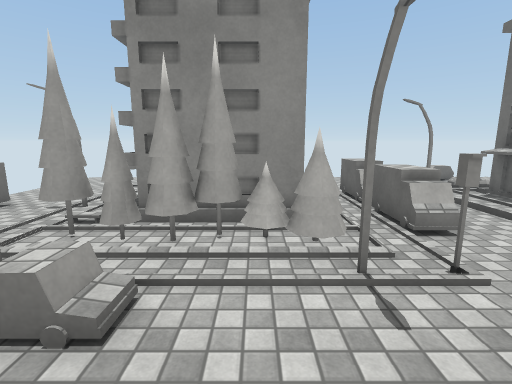
view 1 (above)

17 first-person views from a walk through a Unity game level. The camera is 1.5 m above the floor, tilts 10° down and sees 85° across. The floor is counted in squares, 1 m on a side. Each view is taken from the middle of a square. On the plan, view 1 faces up. The plan holds only what a view shows up to about 14 squares ahead; the rest is blank. The place goes on beyond the plan. Surface patterns are stand-ins for the level's own textures.

view 2
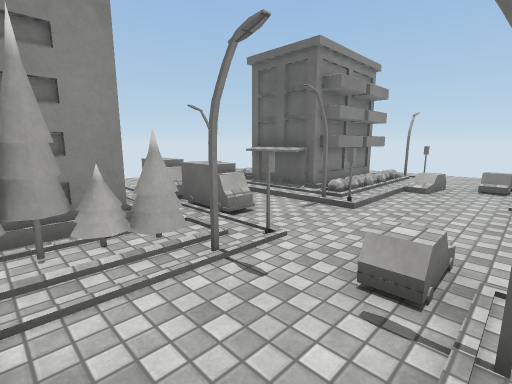

view 3
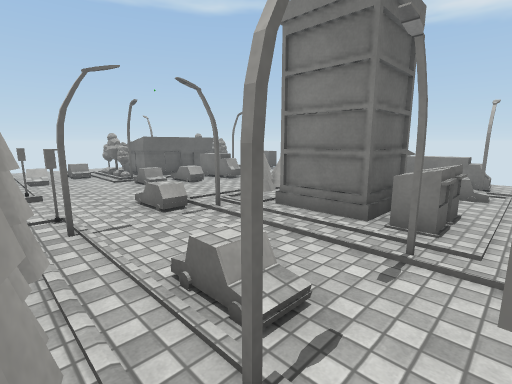

view 4
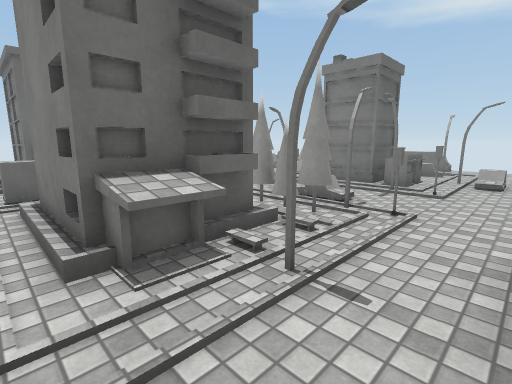

view 5
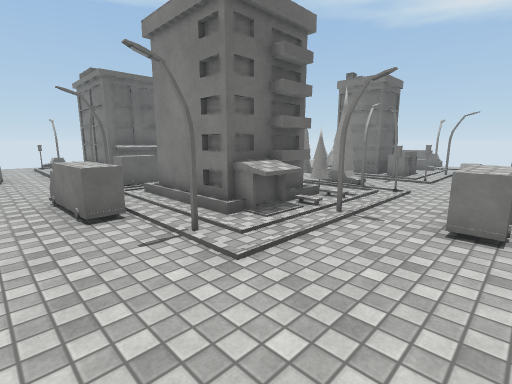

view 6
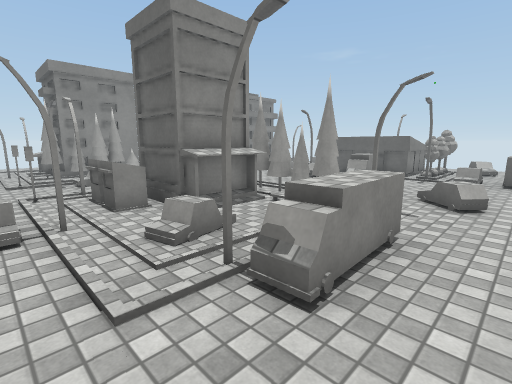

view 7
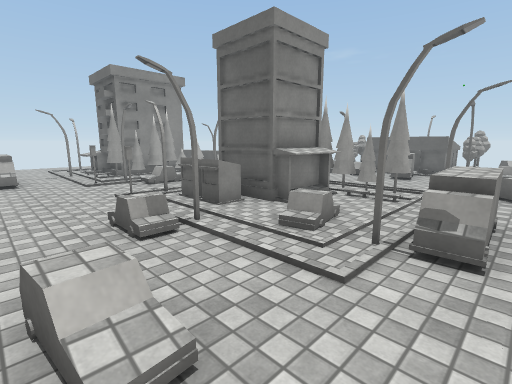

view 8
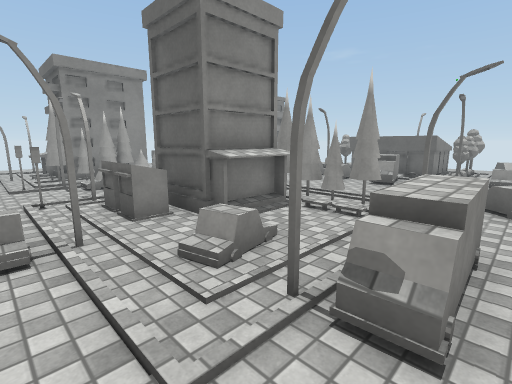

view 9
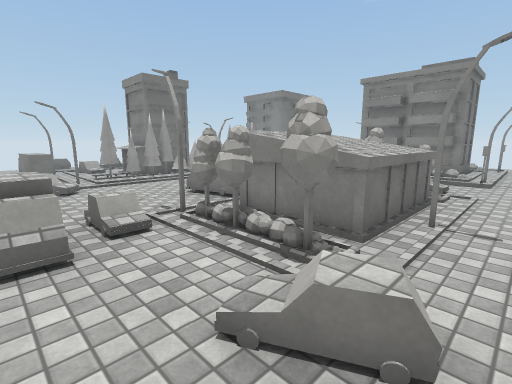

view 10
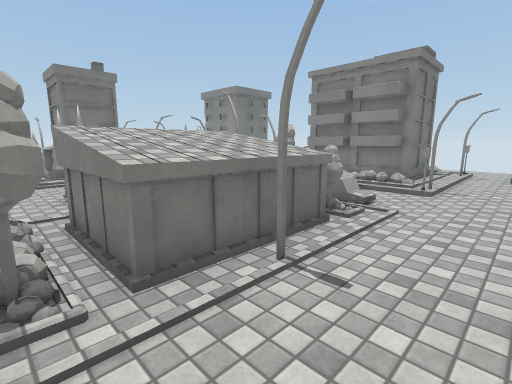

view 11
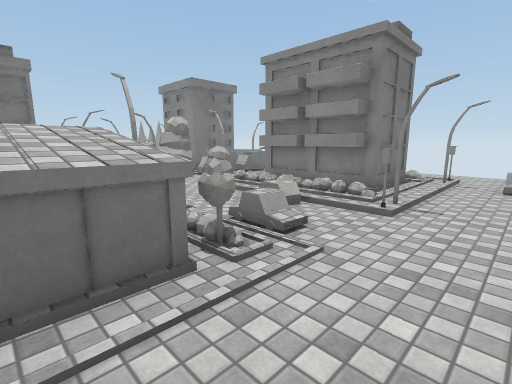

view 12
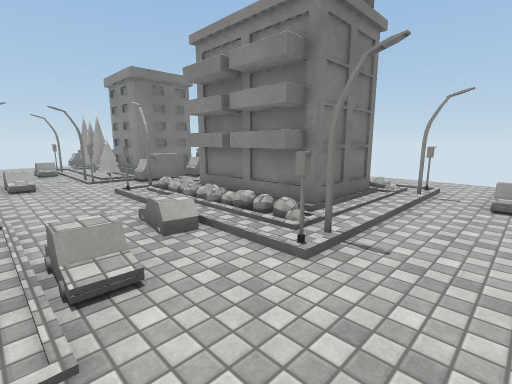

view 13
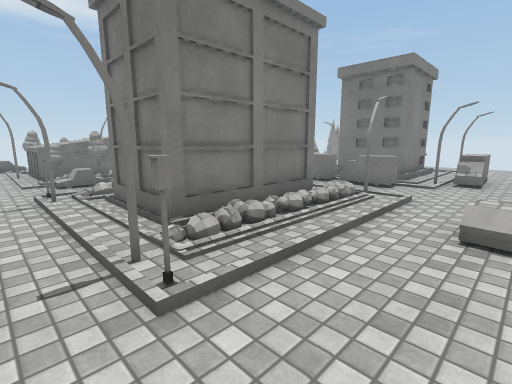

view 14
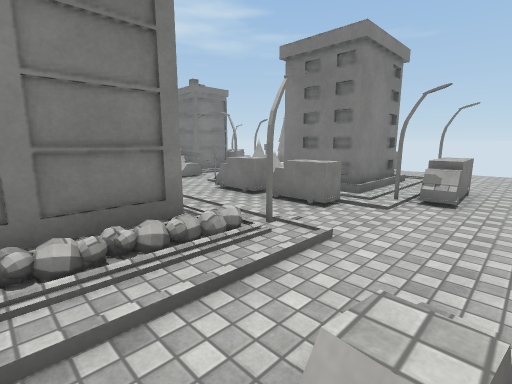

view 15
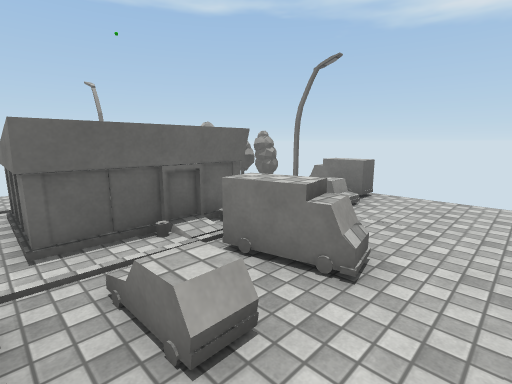

view 16
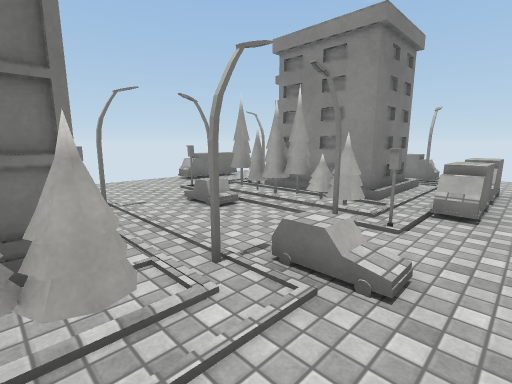

view 17
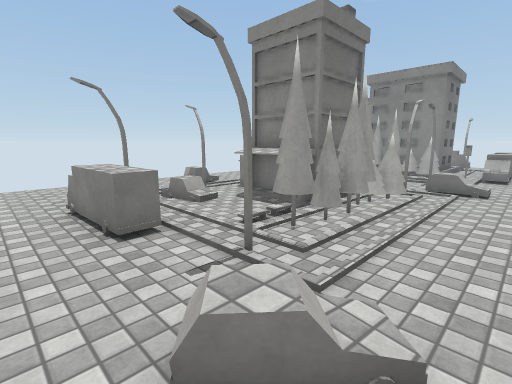

### Floor plan
Key: @ floor where view 1 was taken; # wall or solid block; . floor; / step, stairs or slope; = window, fence, low wall or low ledge; ^ raised ledge; C car; T tree; B bush; O other object.
Columns run from 7 left of view 1 to 14 right of it. Each row starts with its distance up from view 1.
 12 . ............##.....
 11 .......##............
 10 ....#.#C#...////////.
  9 ............/##///#/.
  8 ....OOOOO.C./##O##O/.#
  7 C...OO  O.C./OO O #/..
  6 CC...OOOO.C./OO OO#/..
  5 CC../////.C./#OOOOO/..
  4 ....TTTTT.../##OO#O#..
  3 ....#...#...#///////..
  2 .....^..........//....
  1 .........#/.....O//...
  0 ....#..@#......OTBB...
 -1 ....^.##T......#T#T...
 -2 ....^O OT....#.###=...
 -3 ..^..OOOT......^^^^...
 -4 .....OOOT....CC^^^^...
 -5 .=..=/..T.......^^^..
 -6 =..............TTTT...
 -7 ....CCC......./^...^.
 -8 ..........^.........
 -9 ...............CC.. .

Positions as (right, up) in squares from view 1, and headings:
1: (0, 0), facing up
2: (-1, 0), facing up-right
3: (-4, 4), facing down-right
4: (-6, 9), facing down-right
5: (-7, 12), facing down-right
6: (-5, -9), facing up-right
7: (-7, -8), facing up-right
8: (-5, -8), facing up-right
9: (13, -9), facing up-left
10: (14, -6), facing up-left
11: (14, -3), facing up-left
12: (14, 0), facing up-left
13: (13, 12), facing down-left
14: (9, 12), facing down-left
15: (4, -1), facing down-right
16: (4, -2), facing up-left
17: (4, -9), facing up-left
